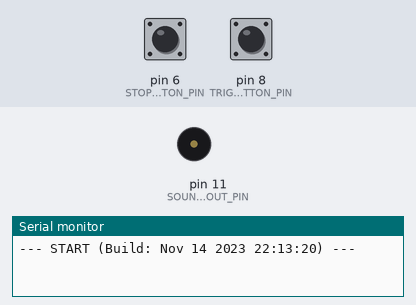
The sketch below on a simulated Arduino Uno, built with avr-gcc and run on an emulated ATmega328P. Shown: buzzer (waves = sounding), the last lines printed to the serial monitor. Inputs (shaded band) come from the test bench; at power-on: pin 8 (TRIGGER_BUTTON_PIN) HIGH, pin 6 (STOP_BUTTON_PIN) HIGH. Random numbers use the default seed unless the sketch sets one.

Above: at 1.2 s.
1.3 s: pin 8 (TRIGGER_BUTTON_PIN) pulled LOW for 0.15 s
At 2.5 s:
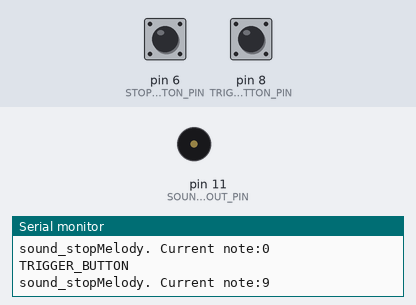
3.0 s: pin 6 (STOP_BUTTON_PIN) pulled LOW for 0.15 s
4.6 s: pin 8 (TRIGGER_BUTTON_PIN) pulled LOW for 1 s
At 7.0 s:
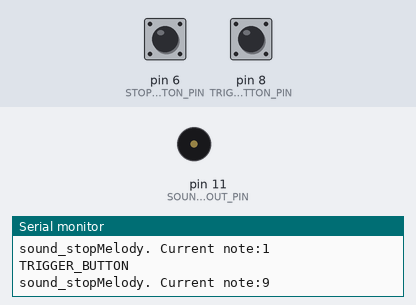
7.6 s: pin 8 (TRIGGER_BUTTON_PIN) pulled LOW for 3.2 s
At 11.9 s:
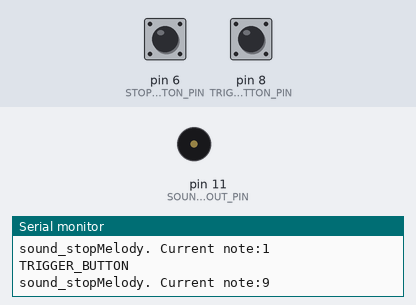
12.3 s: pin 6 (STOP_BUTTON_PIN) driven LOW and pin 8 (TRIGGER_BUTTON_PIN) driven LOW
14.0 s: pin 6 (STOP_BUTTON_PIN) driven HIGH
Timing chart, 0 to 17.0 s (numbered marks = the images above; inputs shaded):
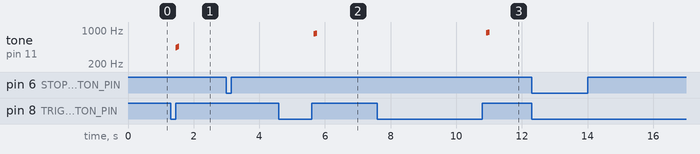

Measured:
- after the input at 1.3 s, tone on pin 11 (SOUND_OUT_PIN): plays 432 Hz for 0.01 s, 436 Hz for 0.01 s, 440 Hz for 0.01 s, 444 Hz for 0.01 s, 448 Hz for 0.01 s, 452 Hz for 0.01 s … (8 notes in this stretch), starting after 0.15 s
- after the input at 4.6 s, tone on pin 11 (SOUND_OUT_PIN): plays 832 Hz for 0.01 s, 836 Hz for 0.01 s, 840 Hz for 0.01 s, 844 Hz for 0.01 s, 848 Hz for 0.01 s, 852 Hz for 0.01 s … (8 notes in this stretch), starting after 1.1 s
- after the input at 7.6 s, tone on pin 11 (SOUND_OUT_PIN): plays 876 Hz for 0.01 s, 880 Hz for 0.01 s, 884 Hz for 0.01 s, 888 Hz for 0.01 s, 892 Hz for 0.01 s, 896 Hz for 0.01 s … (8 notes in this stretch), starting after 3.3 s

The sketch:

tone-workbench.ino
```cpp
/* Workbench to develop Sounds and music for the game
*/

#define TRACE_ON

#define TRIGGER_BUTTON_PIN 8
#define STOP_BUTTON_PIN 6


void setup() {
  #ifdef TRACE_ON
    char compile_signature[] = "--- START (Build: " __DATE__ " " __TIME__ ") ---";
    Serial.begin(9600);
    Serial.println(compile_signature);
  #endif

   pinMode(TRIGGER_BUTTON_PIN, INPUT_PULLUP);
   pinMode(STOP_BUTTON_PIN, INPUT_PULLUP);
   void sound_setup() ;
}

enum state {
  melody1,
  melody2,
  crash,
  pong,
  ping
} current_state=pong;

void loop() {


    if(!digitalRead(TRIGGER_BUTTON_PIN)) {
      sound_stop();
      switch(current_state)
      {
        case melody1: sound_start_Melody1(); break;
        case melody2: sound_start_Melody2(); break;
        case crash: sound_start_Crash(); break;
        case pong: sound_start_Pong(); break;
        case ping: sound_start_Ping(); break;


      }
      Serial.println("TRIGGER_BUTTON");
      delay(150); // just debounce
    }

    if(!digitalRead(STOP_BUTTON_PIN))
    {
       Serial.println("STOP_BUTTON");
       sound_stop();
      switch(current_state)
      {
        case melody1: current_state=melody2; break;
        case melody2: current_state=crash; break;
        case crash: current_state=pong; break;
        case pong: current_state=ping; break;
        case ping: current_state=melody1; break;
      }
      delay(150); // just debounce
    }
    sound_tick();

}
```

sound.ino
```cpp
//#ifdef TRACE_ON
#define TRACE_SOUND
//#endif

/*            Musical Note Freqency table  (its just defines, dont worry about the size */
#define FREQ_B0  31
#define FREQ_C1  33
#define FREQ_CS1 35
#define FREQ_D1  37
#define FREQ_DS1 39
#define FREQ_E1  41
#define FREQ_F1  44
#define FREQ_FS1 46
#define FREQ_G1  49
#define FREQ_GS1 52
#define FREQ_A1  55
#define FREQ_AS1 58
#define FREQ_B1  62
#define FREQ_C2  65
#define FREQ_CS2 69
#define FREQ_D2  73
#define FREQ_DS2 78
#define FREQ_E2  82
#define FREQ_F2  87
#define FREQ_FS2 93
#define FREQ_G2  98
#define FREQ_GS2 104
#define FREQ_A2  110
#define FREQ_AS2 117
#define FREQ_B2  123
#define FREQ_C3  131
#define FREQ_CS3 139
#define FREQ_D3  147
#define FREQ_DS3 156
#define FREQ_E3  165
#define FREQ_F3  175
#define FREQ_FS3 185
#define FREQ_G3  196
#define FREQ_GS3 208
#define FREQ_A3  220
#define FREQ_AS3 233
#define FREQ_B3  247
#define FREQ_C4  262
#define FREQ_CS4 277
#define FREQ_D4  294
#define FREQ_DS4 311
#define FREQ_E4  330
#define FREQ_F4  349
#define FREQ_FS4 370
#define FREQ_G4  392
#define FREQ_GS4 415
#define FREQ_A4  440
#define FREQ_AS4 466
#define FREQ_B4  494
#define FREQ_C5  523
#define FREQ_CS5 554
#define FREQ_D5  587
#define FREQ_DS5 622
#define FREQ_E5  659
#define FREQ_F5  698
#define FREQ_FS5 740
#define FREQ_G5  784
#define FREQ_GS5 831
#define FREQ_A5  880
#define FREQ_AS5 932
#define FREQ_B5  988
#define FREQ_C6  1047
#define FREQ_CS6 1109
#define FREQ_D6  1175
#define FREQ_DS6 1245
#define FREQ_E6  1319
#define FREQ_F6  1397
#define FREQ_FS6 1480
#define FREQ_G6  1568
#define FREQ_GS6 1661
#define FREQ_A6  1760
#define FREQ_AS6 1865
#define FREQ_B6  1976
#define FREQ_C7  2093
#define FREQ_CS7 2217
#define FREQ_D7  2349
#define FREQ_DS7 2489
#define FREQ_E7  2637
#define FREQ_F7  2794
#define FREQ_FS7 2960
#define FREQ_G7  3136
#define FREQ_GS7 3322
#define FREQ_A7  3520
#define FREQ_AS7 3729
#define FREQ_B7  3951
#define FREQ_C8  4186
#define FREQ_CS8 4435
#define FREQ_D8  4699
#define FREQ_DS8 4978

/* Frequencies we will use in this program */
int note_palette[] = {
   FREQ_B3,
   FREQ_C4,
   FREQ_D4,
   FREQ_E4,
   FREQ_F4,
   FREQ_G4,
   FREQ_A4,
   FREQ_B4,
   FREQ_C5
};

/* Tranlastion of note name to index in the note_palette */

#define NOTE_B3 0
#define NOTE_C4 1
#define NOTE_D4 2
#define NOTE_E4 3
#define NOTE_F4 4
#define NOTE_G4 5
#define NOTE_A4 6
#define NOTE_B4 7
#define NOTE_C5 8
#define NOTE_PAUSE 255


/* Base Timing */
unsigned int sound_full_note_duration=60000; // Ridiculus high so we notice when we forget to calculate

/* now we can start composing melodys */

typedef struct  {
  byte note_index;
  byte note_length;   // Meaning 1 = Full note 4 quater, 8 = 8th and so on
} note_t;

note_t melody_1[] = {
  {NOTE_A4,8},{NOTE_PAUSE,8},
  {NOTE_C5,16},{NOTE_B4,16},{NOTE_C5,4},
  {NOTE_E4,4},{NOTE_G4,8},{NOTE_A4,8}
};

note_t melody_2[] = {
  {NOTE_C5,16},{NOTE_PAUSE,16},{NOTE_C5,16},{NOTE_C5,16},
  {NOTE_B4,16},{NOTE_PAUSE,16},{NOTE_B4,16},{NOTE_B4,16},
  {NOTE_A4,16},{NOTE_PAUSE,16},{NOTE_A4,16},{NOTE_A4,16},
  {NOTE_G4,16},{NOTE_PAUSE,16},{NOTE_G4,16},{NOTE_PAUSE,16},
  {NOTE_A4,8}
};

/* variables for effects */
int sound_pong_base_freq;

/* All the hardware stuff */

#define SOUND_OUT_PIN 11
#define TRACE_MONITOR_LED_PIN LED_BUILTIN

/* management Variables */

enum sound_effects {
  sound_off,
  sound_melody,
  sound_crash,
  sound_pong
};
sound_effects sound_current_effect=sound_off;

note_t *sound_active_melody;

unsigned int sound_active_melody_length=0; /* max index in the note Array */
unsigned int  sound_current_note;
unsigned int sound_wait_millis=0;


unsigned long sound_last_tick_time=0;

byte sound_current_frame=0;


/*  ************************  interface  ********************************
 *  *********************************************************************
 */

void sound_stop()
{
  sound_current_effect=sound_off;
  noTone(SOUND_OUT_PIN);
  #ifdef TRACE_SOUND
    Serial.print(F("sound_stopMelody. Current note:")); Serial.println(sound_current_note);
  #endif
}

/* ------------  Melody1 ------------------- */

void sound_start_Melody1()
{
  sound_current_effect=sound_melody;
  sound_current_note=0;
  sound_wait_millis=0;
  sound_calculate_full_note_duration(120);
  sound_active_melody=&melody_1[0];
  sound_active_melody_length=sizeof(melody_1)/sizeof(melody_1[0]);
  #ifdef TRACE_SOUND
         Serial.print(F("sound_active_sound_lenth=")); Serial.println(sound_active_melody_length);
  #endif
}

void sound_start_Melody2()
{
  sound_current_effect=sound_melody;
  sound_current_note=0;
  sound_wait_millis=0;
  sound_calculate_full_note_duration(120);
  sound_active_melody=&melody_2[0];
  sound_active_melody_length=sizeof(melody_2)/sizeof(melody_2[0]);
}

/* ------------  Pong & Ping  ------------------- */

void sound_start_Pong()
{
  sound_current_effect=sound_pong;
  sound_current_note=0;
  sound_wait_millis=0;
  sound_pong_base_freq=random(108,115);
}

void sound_start_Ping()
{
  sound_current_effect=sound_pong;
  sound_current_note=0;
  sound_wait_millis=0;
  sound_pong_base_freq=random(208,230);
}

void sound_play_pong(){
  tone(SOUND_OUT_PIN, sound_pong_base_freq+sound_current_note<<2);
  sound_wait_millis=10;
  if(++sound_current_note>8) sound_stop();
}

/* ------------  crash ------------------- */

void sound_start_Crash()
{
  sound_current_effect=sound_crash;
  sound_current_note=0;
  sound_wait_millis=0;
}

void sound_play_crash(){
  tone(SOUND_OUT_PIN, random(550-(sound_current_note<<1),800-(sound_current_note)));
  sound_wait_millis=1;
  if(++sound_current_note>250) sound_stop();

}

/*  ************************  internals  ********************************
 *  *********************************************************************
 */


void sound_calculate_full_note_duration(long beats_per_minute)
{
  // 4 beat per minute = 60000 millis per beat
  sound_full_note_duration=240000/beats_per_minute;
  #ifdef TRACE_SOUND
         Serial.print(F("sound_full_note_duration=")); Serial.println(sound_full_note_duration);
  #endif

}

void sound_play_next_note()
{
   if(sound_current_note>=sound_active_melody_length)
    {
      sound_stop();
      return;
    }

   int note_duration=0;

      #ifdef TRACE_SOUND
          Serial.print(sound_current_note);Serial.print(F(":"));
          Serial.print(sound_active_melody[sound_current_note].note_index);Serial.print(F("/"));
          Serial.print(sound_active_melody[sound_current_note].note_length);Serial.print(F("="));
      #endif

    if(sound_active_melody[sound_current_note].note_index!=NOTE_PAUSE)
    {
      note_duration=sound_full_note_duration/sound_active_melody[sound_current_note].note_length;
      sound_wait_millis=note_duration+3; // This creates a small gap bewen all tones
      tone(SOUND_OUT_PIN, note_palette[sound_active_melody[sound_current_note].note_index], note_duration);
      #ifdef TRACE_SOUND

          Serial.print(sound_wait_millis);Serial.println(F("ms"));
      #endif
    }
    ++sound_current_note;
}


/* *************************** TICK *************************************
   Must be called every tick of the core loop
   Manages playing the melody in the background
*/

void sound_tick()
{

  if(sound_current_effect==sound_off) return;

  if(millis()-sound_last_tick_time>sound_wait_millis)
  {
    sound_last_tick_time=millis();
    switch (sound_current_effect) {
      case sound_melody: sound_play_next_note(); break;
      case sound_crash: sound_play_crash();break;
      case sound_pong: sound_play_pong();break;
    }
  }
}

/*  ************************  setup  ************************************
 *  *********************************************************************
 */

void sound_setup() {
  pinMode(SOUND_OUT_PIN,OUTPUT);
  digitalWrite(SOUND_OUT_PIN,LOW);
  #ifdef TRACE_SOUND
  pinMode(TRACE_MONITOR_LED_PIN,OUTPUT);
  digitalWrite(TRACE_MONITOR_LED_PIN,LOW);
  #endif
}
```
